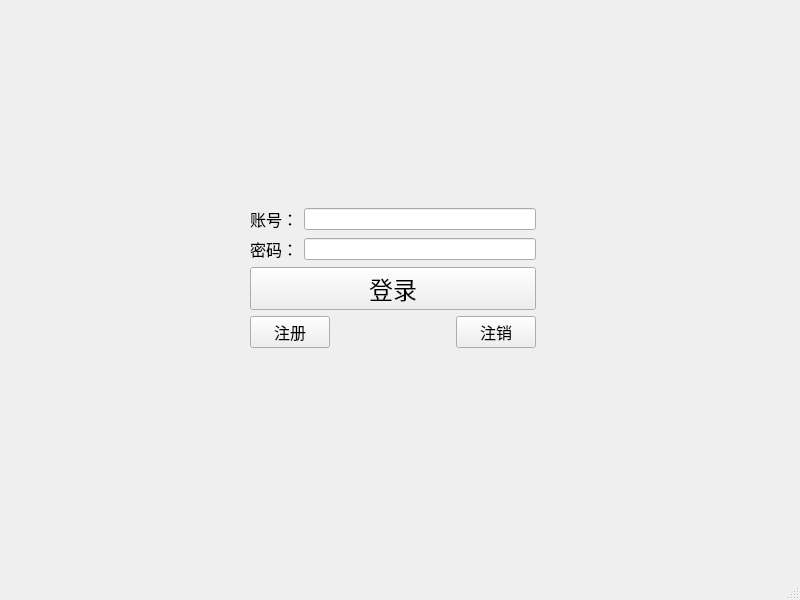
<?xml version="1.0" encoding="UTF-8"?>
<ui version="4.0">
 <class>TcpClient</class>
 <widget class="QMainWindow" name="TcpClient">
  <property name="geometry">
   <rect>
    <x>0</x>
    <y>0</y>
    <width>800</width>
    <height>600</height>
   </rect>
  </property>
  <property name="windowTitle">
   <string>TcpClient</string>
  </property>
  <property name="styleSheet">
   <string notr="true">background-color: qlineargradient(x1:0, y1:0, x2:0, y2:1,
    stop:0 #f5f7fa, stop:1 #e4e8f0);</string>
  </property>
  <widget class="QWidget" name="centralwidget">
   <widget class="QWidget" name="">
    <property name="geometry">
     <rect>
      <x>250</x>
      <y>2</y>
      <width>286</width>
      <height>551</height>
     </rect>
    </property>
    <layout class="QVBoxLayout" name="verticalLayout_2">
     <item>
      <spacer name="verticalSpacer">
       <property name="orientation">
        <enum>Qt::Orientation::Vertical</enum>
       </property>
       <property name="sizeHint" stdset="0">
        <size>
         <width>20</width>
         <height>198</height>
        </size>
       </property>
      </spacer>
     </item>
     <item>
      <layout class="QVBoxLayout" name="verticalLayout">
       <item>
        <layout class="QHBoxLayout" name="horizontalLayout_2">
         <item>
          <widget class="QLabel" name="id">
           <property name="font">
            <font>
             <pointsize>12</pointsize>
            </font>
           </property>
           <property name="styleSheet">
            <string notr="true">background-color: qlineargradient(x1:0, y1:0, x2:0, y2:1,
    stop:0 #ffffff, stop:1 #f0f0f0);</string>
           </property>
           <property name="text">
            <string>账号：</string>
           </property>
           <property name="margin">
            <number>2</number>
           </property>
          </widget>
         </item>
         <item>
          <widget class="QLineEdit" name="name_le">
           <property name="styleSheet">
            <string notr="true">background-color: qlineargradient(x1:0, y1:0, x2:0, y2:1,
    stop:0 #ffffff, stop:1 #f0f0f0);</string>
           </property>
          </widget>
         </item>
        </layout>
       </item>
       <item>
        <layout class="QHBoxLayout" name="horizontalLayout">
         <item>
          <widget class="QLabel" name="pwd">
           <property name="font">
            <font>
             <pointsize>12</pointsize>
            </font>
           </property>
           <property name="styleSheet">
            <string notr="true">background-color: qlineargradient(x1:0, y1:0, x2:0, y2:1,
    stop:0 #ffffff, stop:1 #f0f0f0);</string>
           </property>
           <property name="text">
            <string>密码：</string>
           </property>
           <property name="margin">
            <number>2</number>
           </property>
          </widget>
         </item>
         <item>
          <widget class="QLineEdit" name="pwd_le">
           <property name="styleSheet">
            <string notr="true">background-color: qlineargradient(x1:0, y1:0, x2:0, y2:1,
    stop:0 #ffffff, stop:1 #f0f0f0);</string>
           </property>
           <property name="echoMode">
            <enum>QLineEdit::EchoMode::Password</enum>
           </property>
          </widget>
         </item>
        </layout>
       </item>
       <item>
        <widget class="QPushButton" name="login">
         <property name="font">
          <font>
           <pointsize>18</pointsize>
          </font>
         </property>
         <property name="styleSheet">
          <string notr="true">background-color: qlineargradient(x1:0, y1:0, x2:0, y2:1,
    stop:0 #ffffff, stop:1 #f0f0f0);</string>
         </property>
         <property name="text">
          <string>登录</string>
         </property>
        </widget>
       </item>
       <item>
        <layout class="QGridLayout" name="gridLayout">
         <item row="0" column="1">
          <spacer name="horizontalSpacer">
           <property name="orientation">
            <enum>Qt::Orientation::Horizontal</enum>
           </property>
           <property name="sizeHint" stdset="0">
            <size>
             <width>118</width>
             <height>20</height>
            </size>
           </property>
          </spacer>
         </item>
         <item row="0" column="0">
          <widget class="QPushButton" name="regist_pb">
           <property name="font">
            <font>
             <pointsize>12</pointsize>
            </font>
           </property>
           <property name="styleSheet">
            <string notr="true">background-color: qlineargradient(x1:0, y1:0, x2:0, y2:1,
    stop:0 #ffffff, stop:1 #f0f0f0);</string>
           </property>
           <property name="text">
            <string>注册</string>
           </property>
          </widget>
         </item>
         <item row="0" column="2">
          <widget class="QPushButton" name="logout_pb">
           <property name="font">
            <font>
             <pointsize>12</pointsize>
            </font>
           </property>
           <property name="styleSheet">
            <string notr="true">background-color: qlineargradient(x1:0, y1:0, x2:0, y2:1,
    stop:0 #ffffff, stop:1 #f0f0f0);</string>
           </property>
           <property name="text">
            <string>注销</string>
           </property>
          </widget>
         </item>
        </layout>
       </item>
      </layout>
     </item>
     <item>
      <spacer name="verticalSpacer_2">
       <property name="orientation">
        <enum>Qt::Orientation::Vertical</enum>
       </property>
       <property name="sizeHint" stdset="0">
        <size>
         <width>20</width>
         <height>178</height>
        </size>
       </property>
      </spacer>
     </item>
    </layout>
   </widget>
  </widget>
  <widget class="QMenuBar" name="menubar">
   <property name="geometry">
    <rect>
     <x>0</x>
     <y>0</y>
     <width>800</width>
     <height>22</height>
    </rect>
   </property>
  </widget>
  <widget class="QStatusBar" name="statusbar"/>
 </widget>
 <resources/>
 <connections/>
</ui>
